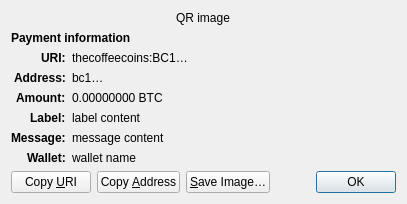
<?xml version="1.0" encoding="UTF-8"?>
<ui version="4.0">
 <class>ReceiveRequestDialog</class>
 <widget class="QDialog" name="ReceiveRequestDialog">
  <property name="geometry">
   <rect>
    <x>0</x>
    <y>0</y>
    <width>413</width>
    <height>229</height>
   </rect>
  </property>
  <property name="windowTitle">
   <string>Request payment to …</string>
  </property>
  <layout class="QGridLayout" name="gridLayout" columnstretch="0,1">
   <property name="sizeConstraint">
    <enum>QLayout::SetFixedSize</enum>
   </property>
   <item row="0" column="0" colspan="2" alignment="Qt::AlignHCenter">
    <widget class="QRImageWidget" name="qr_code">
     <property name="text">
      <string notr="true">QR image</string>
     </property>
     <property name="textInteractionFlags">
      <set>Qt::NoTextInteraction</set>
     </property>
    </widget>
   </item>
   <item row="1" column="0" colspan="2">
    <widget class="QLabel" name="payment_header">
     <property name="font">
      <font>
       <weight>75</weight>
       <bold>true</bold>
      </font>
     </property>
     <property name="text">
      <string>Payment information</string>
     </property>
     <property name="textInteractionFlags">
      <set>Qt::NoTextInteraction</set>
     </property>
    </widget>
   </item>
   <item row="2" column="0" alignment="Qt::AlignRight|Qt::AlignTop">
    <widget class="QLabel" name="uri_tag">
     <property name="font">
      <font>
       <weight>75</weight>
       <bold>true</bold>
      </font>
     </property>
     <property name="text">
      <string notr="true">URI:</string>
     </property>
     <property name="textFormat">
      <enum>Qt::PlainText</enum>
     </property>
     <property name="textInteractionFlags">
      <set>Qt::NoTextInteraction</set>
     </property>
    </widget>
   </item>
   <item row="2" column="1" alignment="Qt::AlignTop">
    <widget class="QLabel" name="uri_content">
     <property name="text">
      <string notr="true">thecoffeecoins:BC1…</string>
     </property>
     <property name="textFormat">
      <enum>Qt::RichText</enum>
     </property>
     <property name="wordWrap">
      <bool>true</bool>
     </property>
     <property name="textInteractionFlags">
      <set>Qt::TextSelectableByMouse</set>
     </property>
    </widget>
   </item>
   <item row="3" column="0" alignment="Qt::AlignRight|Qt::AlignTop">
    <widget class="QLabel" name="address_tag">
     <property name="font">
      <font>
       <weight>75</weight>
       <bold>true</bold>
      </font>
     </property>
     <property name="text">
      <string>Address:</string>
     </property>
     <property name="textInteractionFlags">
      <set>Qt::NoTextInteraction</set>
     </property>
    </widget>
   </item>
   <item row="3" column="1" alignment="Qt::AlignTop">
    <widget class="QLabel" name="address_content">
     <property name="text">
      <string notr="true">bc1…</string>
     </property>
     <property name="textFormat">
      <enum>Qt::PlainText</enum>
     </property>
     <property name="textInteractionFlags">
      <set>Qt::TextSelectableByMouse</set>
     </property>
    </widget>
   </item>
   <item row="4" column="0" alignment="Qt::AlignRight|Qt::AlignTop">
    <widget class="QLabel" name="amount_tag">
     <property name="font">
      <font>
       <weight>75</weight>
       <bold>true</bold>
      </font>
     </property>
     <property name="text">
      <string>Amount:</string>
     </property>
     <property name="textInteractionFlags">
      <set>Qt::NoTextInteraction</set>
     </property>
    </widget>
   </item>
   <item row="4" column="1" alignment="Qt::AlignTop">
    <widget class="QLabel" name="amount_content">
     <property name="text">
      <string notr="true">0.00000000 BTC</string>
     </property>
     <property name="textFormat">
      <enum>Qt::PlainText</enum>
     </property>
     <property name="textInteractionFlags">
      <set>Qt::TextSelectableByMouse</set>
     </property>
    </widget>
   </item>
   <item row="5" column="0" alignment="Qt::AlignRight|Qt::AlignTop">
    <widget class="QLabel" name="label_tag">
     <property name="font">
      <font>
       <weight>75</weight>
       <bold>true</bold>
      </font>
     </property>
     <property name="text">
      <string>Label:</string>
     </property>
     <property name="textInteractionFlags">
      <set>Qt::NoTextInteraction</set>
     </property>
    </widget>
   </item>
   <item row="5" column="1" alignment="Qt::AlignTop">
    <widget class="QLabel" name="label_content">
     <property name="text">
      <string notr="true">label content</string>
     </property>
     <property name="textFormat">
      <enum>Qt::PlainText</enum>
     </property>
     <property name="wordWrap">
      <bool>true</bool>
     </property>
     <property name="textInteractionFlags">
      <set>Qt::TextSelectableByMouse</set>
     </property>
    </widget>
   </item>
   <item row="6" column="0" alignment="Qt::AlignRight|Qt::AlignTop">
    <widget class="QLabel" name="message_tag">
     <property name="font">
      <font>
       <weight>75</weight>
       <bold>true</bold>
      </font>
     </property>
     <property name="text">
      <string>Message:</string>
     </property>
     <property name="textInteractionFlags">
      <set>Qt::NoTextInteraction</set>
     </property>
    </widget>
   </item>
   <item row="6" column="1" alignment="Qt::AlignTop">
    <widget class="QLabel" name="message_content">
     <property name="text">
      <string notr="true">message content</string>
     </property>
     <property name="textFormat">
      <enum>Qt::PlainText</enum>
     </property>
     <property name="wordWrap">
      <bool>true</bool>
     </property>
     <property name="textInteractionFlags">
      <set>Qt::TextSelectableByMouse</set>
     </property>
    </widget>
   </item>
   <item row="7" column="0" alignment="Qt::AlignRight|Qt::AlignTop">
    <widget class="QLabel" name="wallet_tag">
     <property name="font">
      <font>
       <weight>75</weight>
       <bold>true</bold>
      </font>
     </property>
     <property name="text">
      <string>Wallet:</string>
     </property>
     <property name="textInteractionFlags">
      <set>Qt::NoTextInteraction</set>
     </property>
    </widget>
   </item>
   <item row="7" column="1" alignment="Qt::AlignTop">
    <widget class="QLabel" name="wallet_content">
     <property name="text">
      <string notr="true">wallet name</string>
     </property>
     <property name="textFormat">
      <enum>Qt::PlainText</enum>
     </property>
     <property name="wordWrap">
      <bool>true</bool>
     </property>
     <property name="textInteractionFlags">
      <set>Qt::TextSelectableByMouse</set>
     </property>
    </widget>
   </item>
   <item row="8" column="0" colspan="2">
    <layout class="QHBoxLayout" name="horizontalLayout">
     <item>
      <widget class="QPushButton" name="btnCopyURI">
       <property name="text">
        <string>Copy &amp;URI</string>
       </property>
       <property name="autoDefault">
        <bool>false</bool>
       </property>
      </widget>
     </item>
     <item>
      <widget class="QPushButton" name="btnCopyAddress">
       <property name="text">
        <string>Copy &amp;Address</string>
       </property>
       <property name="autoDefault">
        <bool>false</bool>
       </property>
      </widget>
     </item>
     <item>
      <widget class="QPushButton" name="btnSaveAs">
       <property name="text">
        <string>&amp;Save Image…</string>
       </property>
       <property name="autoDefault">
        <bool>false</bool>
       </property>
      </widget>
     </item>
     <item>
      <spacer name="horizontalSpacer_2">
       <property name="orientation">
        <enum>Qt::Horizontal</enum>
       </property>
       <property name="sizeHint" stdset="0">
        <size>
         <width>40</width>
         <height>20</height>
        </size>
       </property>
      </spacer>
     </item>
     <item>
      <widget class="QDialogButtonBox" name="buttonBox">
       <property name="focusPolicy">
        <enum>Qt::StrongFocus</enum>
       </property>
       <property name="standardButtons">
        <set>QDialogButtonBox::Ok</set>
       </property>
      </widget>
     </item>
    </layout>
   </item>
  </layout>
 </widget>
 <customwidgets>
  <customwidget>
   <class>QRImageWidget</class>
   <extends>QLabel</extends>
   <header>qt/qrimagewidget.h</header>
  </customwidget>
 </customwidgets>
 <tabstops>
  <tabstop>buttonBox</tabstop>
  <tabstop>btnCopyURI</tabstop>
  <tabstop>btnCopyAddress</tabstop>
  <tabstop>btnSaveAs</tabstop>
 </tabstops>
 <resources/>
 <connections>
  <connection>
   <sender>buttonBox</sender>
   <signal>accepted()</signal>
   <receiver>ReceiveRequestDialog</receiver>
   <slot>accept()</slot>
   <hints>
    <hint type="sourcelabel">
     <x>135</x>
     <y>230</y>
    </hint>
    <hint type="destinationlabel">
     <x>135</x>
     <y>126</y>
    </hint>
   </hints>
  </connection>
 </connections>
</ui>
